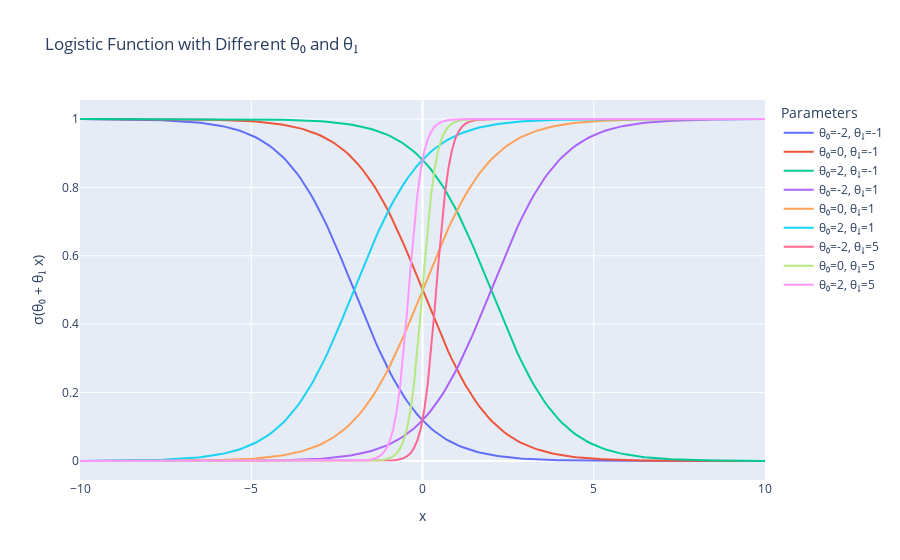

Source (notebook cell):
### Markdown cell above
We can see that the parameter $\theta_1$ controls the steepness of the curve.

### **4.4 ~ Exploring the Logistic Function with Different Parameters**

Now, let's explore the logistic function with both $\theta_0$ and $\theta_1$ in $\sigma(\theta_0 + \theta_1 x)$ using Plotly for interactive visualization.

### Code cell
theta1_values = [-1, 1, 5]
theta0_values = [-2, 0, 2]
x = np.linspace(-10, 10, 200)

fig = go.Figure()

for theta1 in theta1_values:
    for theta0 in theta0_values:
        y = sigma(theta0 + theta1 * x)
        fig.add_trace(go.Scatter(
            x=x, y=y, mode='lines',
            name=f'θ₀={theta0}, θ₁={theta1}'
        ))

fig.update_layout(
    title='Logistic Function with Different θ₀ and θ₁',
    xaxis_title='x',
    yaxis_title='σ(θ₀ + θ₁ x)',
    legend_title='Parameters'
)

fig.show()

### Figure 1 — Plotly figure (JSON) as saved in the notebook; plotly's stock layout.template omitted (floating-point values rounded to 4 significant figures; data arrays with more than 128 entries replaced by an {"elided": "..."} marker saying what was removed)
{"data": [{"mode": "lines", "name": "θ₀=-2, θ₁=-1", "type": "scatter", "x": {"elided": "200 float values"}, "y": {"elided": "200 float values"}}, {"mode": "lines", "name": "θ₀=0, θ₁=-1", "type": "scatter", "x": {"elided": "200 float values"}, "y": {"elided": "200 float values"}}, {"mode": "lines", "name": "θ₀=2, θ₁=-1", "type": "scatter", "x": {"elided": "200 float values"}, "y": {"elided": "200 float values"}}, {"mode": "lines", "name": "θ₀=-2, θ₁=1", "type": "scatter", "x": {"elided": "200 float values"}, "y": {"elided": "200 float values"}}, {"mode": "lines", "name": "θ₀=0, θ₁=1", "type": "scatter", "x": {"elided": "200 float values"}, "y": {"elided": "200 float values"}}, {"mode": "lines", "name": "θ₀=2, θ₁=1", "type": "scatter", "x": {"elided": "200 float values"}, "y": {"elided": "200 float values"}}, {"mode": "lines", "name": "θ₀=-2, θ₁=5", "type": "scatter", "x": {"elided": "200 float values"}, "y": {"elided": "200 float values"}}, {"mode": "lines", "name": "θ₀=0, θ₁=5", "type": "scatter", "x": {"elided": "200 float values"}, "y": {"elided": "200 float values"}}, {"mode": "lines", "name": "θ₀=2, θ₁=5", "type": "scatter", "x": {"elided": "200 float values"}, "y": {"elided": "200 float values"}}], "layout": {"legend": {"title": {"text": "Parameters"}}, "title": {"text": "Logistic Function with Different θ₀ and θ₁"}, "xaxis": {"title": {"text": "x"}}, "yaxis": {"title": {"text": "σ(θ₀ + θ₁ x)"}}}}
